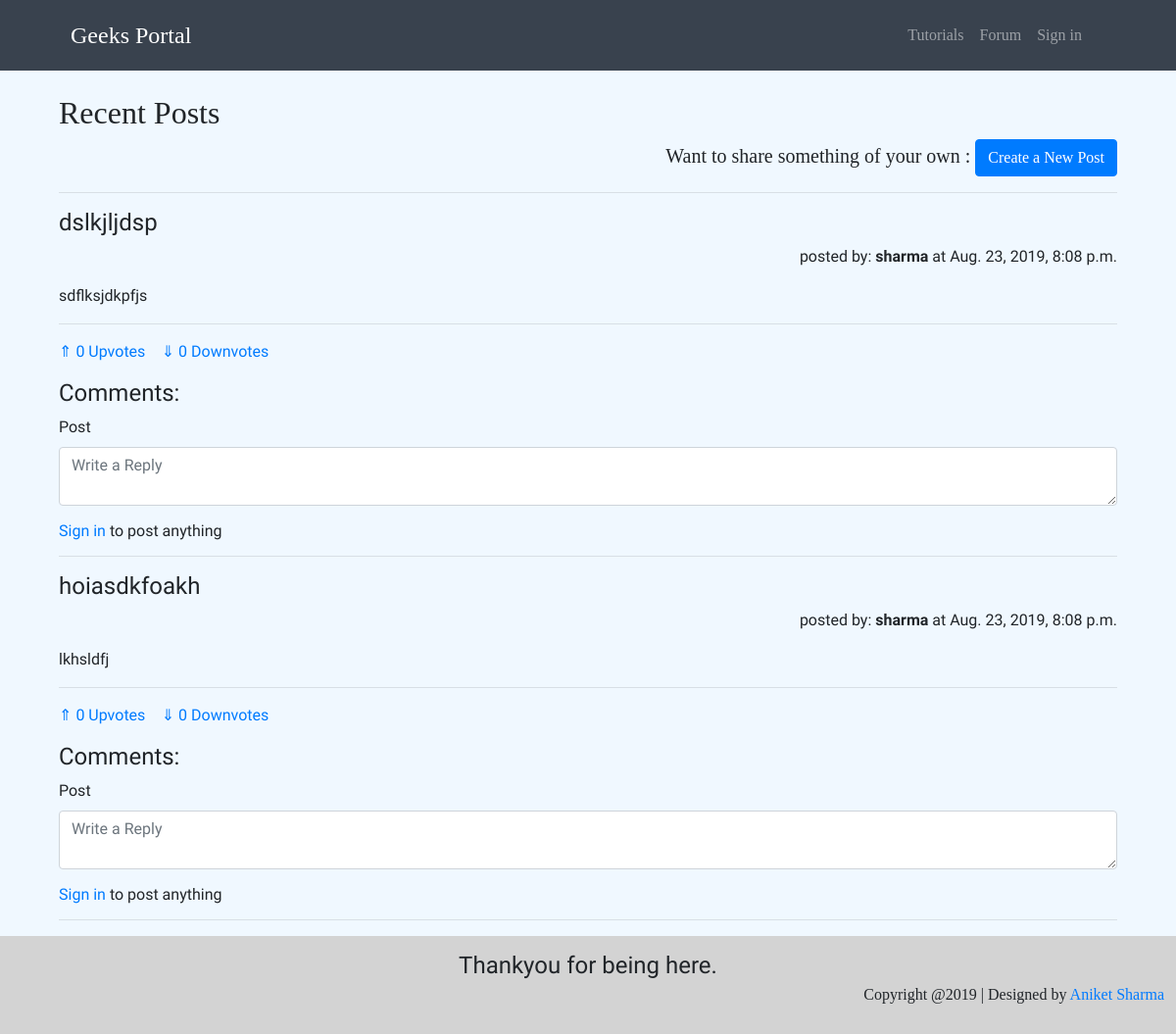
Before: /forum/ with the older database file.
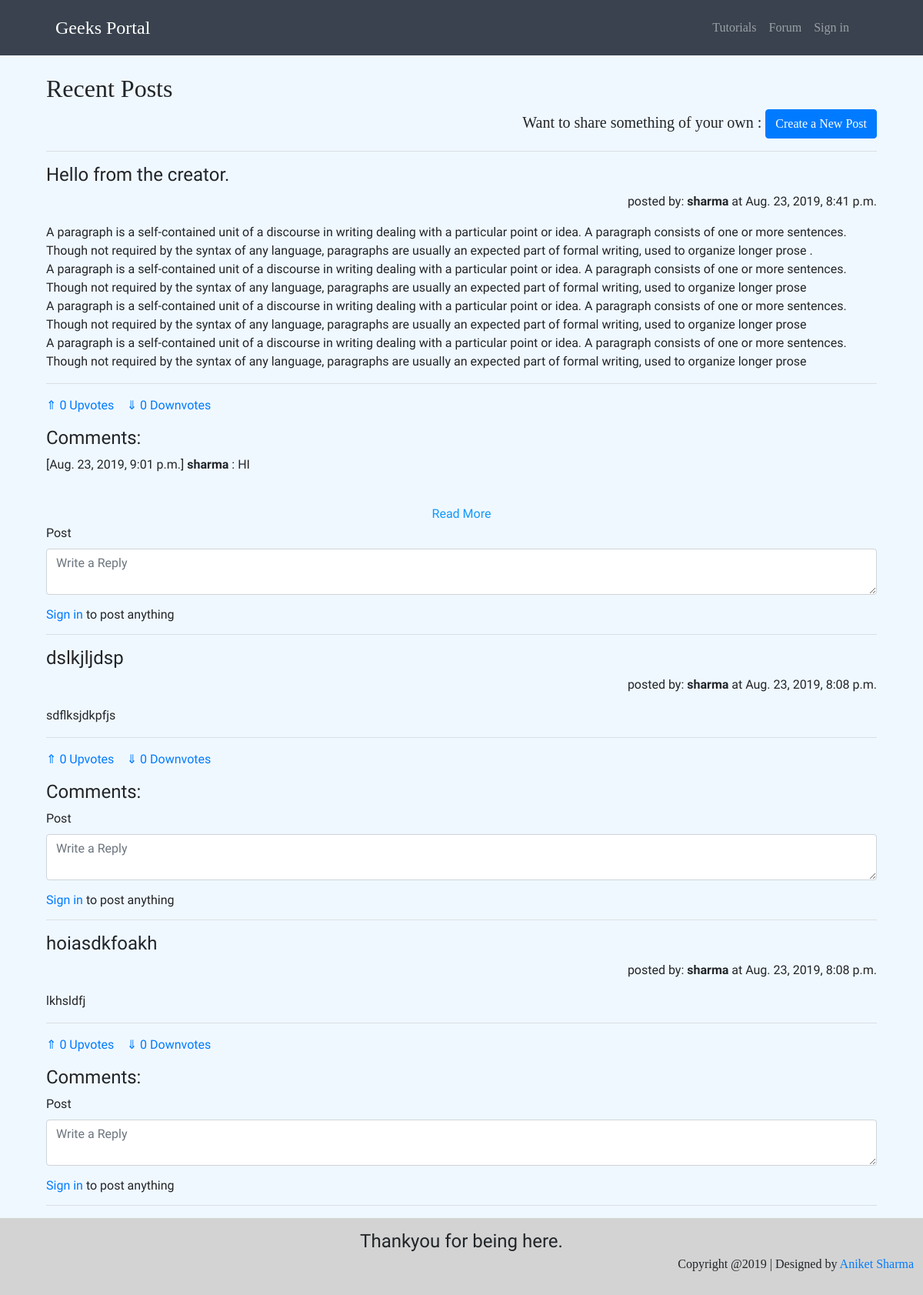
After: the same page with the newer database file.
### main/models.py (models this page shows, shortened)
class ForumPost(models.Model):
    sender = models.CharField(max_length=100, primary_key=False)
    title = models.TextField(null=True, blank=True)
    post = models.TextField(null=True, blank=True)
    posted_at = models.DateTimeField(auto_now_add=True)
    up_vote = models.IntegerField(default=0)
    down_vote = models.IntegerField(default=0)

class ForumPostReply(models.Model):
    forum_post = models.ForeignKey(ForumPost, on_delete=models.CASCADE, null=True, blank=True)
    user = models.CharField(max_length=100)
    post = models.TextField(null=True, blank=True)
    posted_at = models.DateTimeField(auto_now_add=True)

### main/views.py (the view, shortened to what this page needs)
# urls.py: path('forum/', HomePageView.as_view(), name='home'),
class HomePageView(TemplateView):
    template_name = 'main/home.html'
    def get(self, request):
        post_form = ForumPostForm()
        reply_form = ForumReplyForm()
        posts = ForumPost.objects.all().order_by('-posted_at')
        replies = ForumPostReply.objects.all().order_by('-posted_at')
        args = {'posts': posts, 'replies': replies, 'post_form': post_form, 'reply_form': reply_form}
        return render(request, self.template_name, args)

### main/forms.py
class ForumPostForm(forms.ModelForm):
    class Meta:
        model = ForumPost
        fields = ('title', 'post',)
        widgets = {
            'title': forms.Textarea(attrs={'placeholder': 'Title of your post', 'class': 'Title'}),
            'post': forms.Textarea(attrs={'placeholder': 'Write your post (use html tags for effects)'})
        }

class ForumReplyForm(forms.ModelForm):
    class Meta:
        model = ForumPostReply
        fields = ('post',)
        widgets = {
            'post': forms.Textarea(attrs={'placeholder': 'Write a Reply', 'class': 'Reply'})
        }

### content/templates/main/home.html (shortened to what this page needs)
{% extends 'layouts/default/page.html' %}
{% load i18n %}
{% load bootstrap4 %}
{% load static %}
{% block content %}
<div class="container">
    <h2>Recent Posts </h2>
    <h5 style="text-align : right; ">Want to share something of your own  : <button class="btn btn-primary" id="popup" onclick="div_show()">Create a New Post</button></h5>
    <hr>
    <div class="All-Posts">
        {% for post in posts %}
        <div class="Post">
        <h4> {{ post.title|safe }}</h4><p style="text-align: right; ">posted by:  <b>{{ post.sender }}</b> at {{ post.posted_at }}</p>
        <p>{{ post.post|safe }}</p>
        <hr>
            <p> <a href="#">&uArr; {{post.up_vote}}  Upvotes</a>&emsp;<a href="#">&dArr;  {{post.down_vote}} Downvotes</a>&emsp; </p>
            <div class="replies only-so-big">
                <h4>Comments:</h4>
            {% for reply in replies %}
                {% if reply.forum_post.pk == post.pk %}
                    <div class="Reply">
                        [{{ reply.posted_at }}] <b>{{reply.user}}</b> : {{ reply.post|safe }}
                    </div>
                {% endif %}
            {% endfor %}
            </div>
            <form id="post-reply-form" action="{% url 'post_reply' post_id=post.pk %}" method="post" role="form">
                {% bootstrap_form reply_form  size="small" show_label=False %}
                {% if request.user.is_authenticated %}
                    <button class="btn btn-success" type="submit">Post Reply</button>
                {% else %}
                    <h6><a href="{% url 'accounts:log_in' %}">Sign in</a> to post anything</h6>
                {% endif %}
            </form>
        </div>
        <hr>
        {% endfor %}
    </div>
    </div>
</div>
{% endblock %}

### content/templates/layouts/default/page.html (shortened to what this page needs)
{% load staticfiles %}
{% load bootstrap4 %}
{% load i18n %}
{% get_current_language as language_code %}
<!DOCTYPE html>
<html lang="{{ language_code }}">
<head>
    <link href="{% static 'vendor/bootstrap/css/bootstrap.css' %}" rel="stylesheet">
    <link href="https://cdn.jsdelivr.net/npm/docsearch.js@2/dist/cdn/docsearch.min.css" rel="stylesheet">
    <link href="{% static 'vendor/bootstrap/css/bootstrap.css' %}" rel="stylesheet">
    <link href="{% static 'css/style.css' %}" rel="stylesheet">
</head>
<body>
<div class = "navbar navbar-dark sticky-top" style="padding-left:6%; padding-right: 6%; margin-bottom: 2% ; background : rgba(57,66,78); font-family: Vollkorn SC">
			<a class="navbar-brand" href="{% url 'index' %}" style="font-size: 1.5rem">Geeks Portal</a>
		<nav class="navbar navbar-expand-xl navbar-dark">
		<div class="collapse navbar-collapse" id="navbarSupportedContent5">
			<ul class="navbar-nav ">
            <li class="nav-item">
                <a class="nav-link" href="{% url 'tut_index' %}">{% trans 'Tutorials' %}</a>
            </li>
            <li class="nav-item">
                <a class="nav-link" href="{% url 'home' %}">{% trans 'Forum' %}</a>
            </li>
            {% if request.user.is_authenticated %}
                <li class="nav-item dropdown" style="margin-left: 10px ;">
                <a class="nav-link dropdown-toggle" href="#" id="navbarDropdown" role="button" data-toggle="dropdown" aria-haspopup="true" aria-expanded="false">
                  {{request.user.username}}
                </a>
                <div class="dropdown-menu" aria-labelledby="navbarDropdown">
                  <a class="dropdown-item" href="#">Report Card</a>
                  <a class="dropdown-item" href="{% url 'profile' %}">Subscriptions</a>
                  <a class="dropdown-item" href="#">Activity log</a>
                    <div class = "dropdown-divider"></div>
                  <a class="dropdown-item" href="{% url 'accounts:change_password' %}">{% trans 'Change password' %}</a>
                  <a class="dropdown-item" href="{% url 'accounts:change_profile' %}">{% trans 'Change profile' %}</a>
                  <a class="dropdown-item" href="{% url 'accounts:change_email' %}">{% trans 'Change email' %}</a>
                  <a class="dropdown-item" href="{% url 'change_language' %}">{% trans 'Change language' %}</a>
                    <div class = "dropdown-divider"></div>
                  <a class="dropdown-item" href="{% url 'accounts:log_out' %}">{% trans 'Log out' %}</a>
                </div>
              </li>
            {% else %}
                <li class="nav-item">
                    <a class="nav-link" href="{% url 'accounts:log_in' %}">{% trans 'Sign in' %}</a>
                </li>
            {% endif %}
        </ul>
    </div>
        </nav>
	</div>
<div class="container" style="min-height: 100vh;">
    {% block content %}
    {% endblock %}
<footer style="padding : 1%;  text-align: center; background: lightgray; width: 100%; margin-bottom: 0 ;">
	<div class="footer-tagline" style="font-size: 1.5rem; font-family: Rakkas; ">
        Thankyou for being here.
    </div>
    <p class="text-right">Copyright @2019 | Designed by <a href="aniket-sharma.herokuapp.com">Aniket Sharma</a></p>
</footer>
</body>
</html>

### content/templates/layouts/default/page.html (style rules this page uses)
body { background : aliceblue ; font-family : Algereya ; }
.only-so-big { height: 100%; max-height: 100px; overflow: hidden; -webkit-transition: max-height .75s; transition: max-height .75s;  }

### content/templates/main/home.html (style rules this page uses)
.Reply { height : 60px ; }
.Post { font-family : BioRhyme ; }

Changed rows visible on the page:
added ForumPost: title "Hello from the creator.", sender "sharma", posted_at "Aug. 23, 2019, 8:41 p.m.", post "A paragraph is a self-contained unit of a discourse in writing dealing with a particular point or idea. A paragraph consists of one or more sentences. Though not required by the syntax of any language, paragraphs are usually an expected part of formal writing, used to organize longer prose . A paragraph is a self-contained unit of a discourse in writing dealing with a particular point or idea. A paragraph consists of one or more sentences. Though not required by the syntax of any language, paragraphs are usually an expected part of formal writing, used to organize longer prose A paragraph is a self-contained unit of a discourse in writing dealing with a particular point or idea. A paragraph…", up_vote "0", down_vote "0"
added ForumPostReply: posted_at "Aug. 23, 2019, 9:01 p.m.", user "sharma", post "HI"
